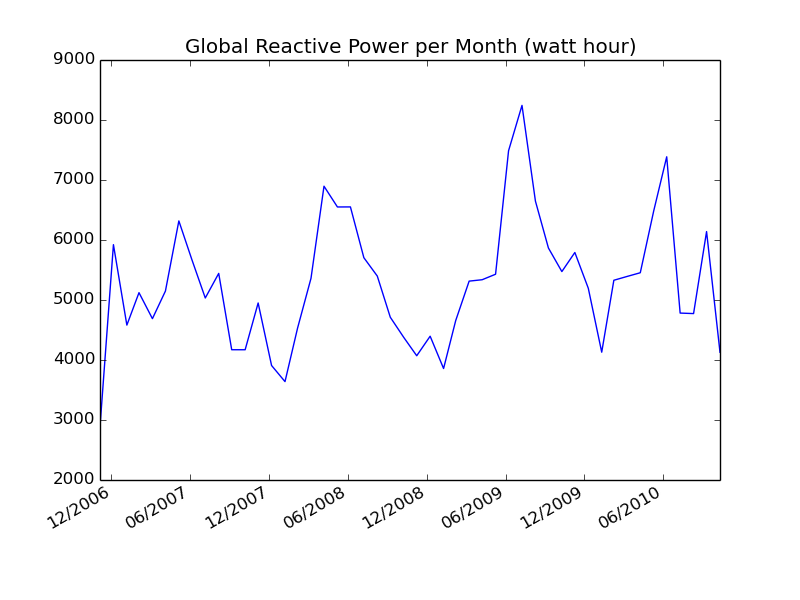

Write the Python code that produced this figure.
#!/usr/bin/python
import datetime as dt
import matplotlib.pyplot as plt
import matplotlib.dates as mdates
import csv
import sqlite3
conn = sqlite3.connect('household.sqlite')
cur = conn.cursor()


month_list=list()
time_list=list()
power_list=list()
cur.execute('SELECT Year, Month FROM House ')
for row in cur:
    time_list = (row[0],row[1])
    month_list.append(time_list)

year_list=list()
temp1 = 0
temp2 = 0
for ii in month_list:
    if ii[0] != temp1 or ii[1] != temp2:
        year_list.append(ii)
    temp1 = ii[0]
    temp2 = ii[1]
for iii in year_list:
#    print iii[0],iii[1]
    cur.execute('SELECT Global_reactive_power FROM House WHERE Year =? AND Month =? ',(iii[0],iii[1]))
    sum = 0
    for row in cur:
        #print row[0],sum
        if isinstance(row[0],float):
            sum = sum + row[0]
    power_list.append(sum)
dates = list()
for iv in year_list:
    xx = str(iv[1])+"/"+str(iv[0])
    dates.append(xx)
x = [dt.datetime.strptime(d,'%m/%Y').date() for d in dates]

plt.gca().xaxis.set_major_formatter(mdates.DateFormatter('%m/%Y'))
plt.gca().xaxis.set_major_locator(mdates.DayLocator(interval=182))
plt.plot(x,power_list)
plt.title('Global Reactive Power per Month (watt hour)')
plt.gcf().autofmt_xdate()
plt.show()
plt.savefig('case3.png')
